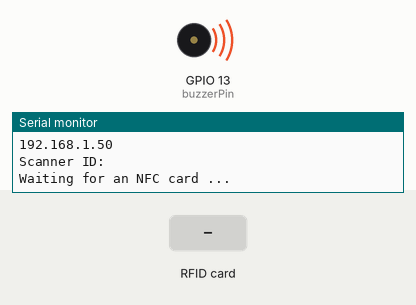
A sketch run on a simulated ESP32. Parts: buzzer (waves = sounding, pin HIGH), the last lines printed to the serial monitor. Inputs (shaded band) come from the test bench. WiFi joins after 1.5 s; servers stay silent unless stated; uploads are accepted with an empty reply; EEPROM starts erased.

Above: at 1.52 s.
At 2.8 s:
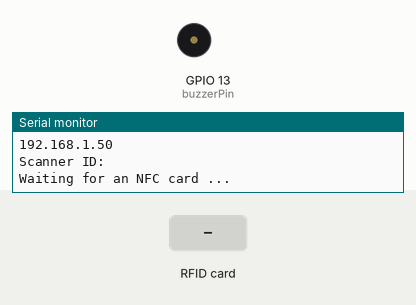
2.9 s: RFID card 5E 7A 19 C4 held to the reader
At 3.08 s:
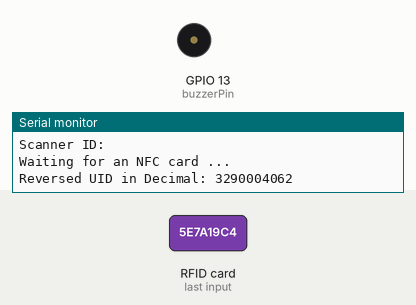
Timing chart, 0 to 5.9 s (numbered marks = the images above; inputs shaded):
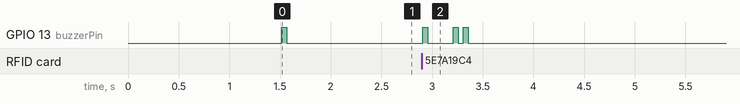

Measured:
- after the input at 2.9 s, GPIO 13 (buzzerPin): goes HIGH 0.05 s, LOW 0.25 s, HIGH 0.05 s, LOW 0.05 s, HIGH 0.05 s, then LOW, starting at once

The sketch:

code.ino
```cpp
#include <Wire.h>
#include <Adafruit_PN532.h>
#include <WiFi.h>
#include <WiFiManager.h>
#include <Preferences.h>
#include <HTTPClient.h>

// PN532 setup
#define SDA_PIN 21
#define SCL_PIN 22
Adafruit_PN532 nfc(SDA_PIN, SCL_PIN);

// WiFiManager setup
WiFiManager wifiManager;
Preferences preferences;
char scannerId[40];
WiFiManagerParameter custom_scan_id("scan", "Scanner ID", scannerId, 40);

// Server URL
const char *server = "https://sam.requestcatcher.com/";

// Buzzer on pin 13
const int buzzerPin = 13;

// Buzzer beeping
void beep(int amount)
{
  for (int i = 0; i < amount; i++)
  {
    digitalWrite(buzzerPin, HIGH);
    delay(50);
    digitalWrite(buzzerPin, LOW);
    delay(50);
  }
}

void errorBeep()
{
  digitalWrite(buzzerPin, HIGH);
  delay(500);
  digitalWrite(buzzerPin, LOW);
}

// Save config from WiFiManager GUI
void saveConfigCallback()
{
  Serial.println("Should save config");
  String newValue = custom_scan_id.getValue();
  newValue.toCharArray(scannerId, sizeof(scannerId));

  preferences.begin("settings", false);
  preferences.putString("scannerId", scannerId);
  preferences.end();
}

void setup(void)
{
  Serial.begin(115200);

  // Setup WiFi AP
  String mac = String(WiFi.macAddress());
  String SSID = "S.A.M_" + mac;
  delay(10);
  wifiManager.addParameter(&custom_scan_id);
  wifiManager.setSaveConfigCallback(saveConfigCallback);
  wifiManager.autoConnect(SSID.c_str());

  // Get & set Scanner ID from GUI
  preferences.begin("settings", true);
  String storedScannerId = preferences.getString("scannerId", "");
  storedScannerId.toCharArray(scannerId, sizeof(scannerId));
  preferences.end();

  // Print WiFi & Scanner ID config
  Serial.println("");
  Serial.println("WiFi connected");
  Serial.println("IP address:");
  Serial.println(WiFi.localIP());
  Serial.print("Scanner ID: ");
  Serial.println(scannerId);

  // Start NFC reader
  nfc.begin();
  uint32_t versiondata = nfc.getFirmwareVersion();
  if (!versiondata)
  {
    Serial.print("Didn't find PN53x board");
    while (1)
      ;
  }
  nfc.SAMConfig();
  Serial.println("Waiting for an NFC card ...");

  // Initialize the buzzer pin as output
  pinMode(buzzerPin, OUTPUT);

  beep(1);
}

void loop(void)
{
  uint8_t success;
  uint8_t uid[] = {0, 0, 0, 0, 0, 0, 0};
  uint8_t uidLength;

  success = nfc.readPassiveTargetID(PN532_MIFARE_ISO14443A, uid, &uidLength);

  if (success)
  {
    beep(1);

    // Reverse the UID bytes
    for (uint8_t i = 0; i < uidLength / 2; i++)
    {
      uint8_t temp = uid[i];
      uid[i] = uid[uidLength - 1 - i];
      uid[uidLength - 1 - i] = temp;
    }

    // Convert reversed UID to decimal
    uint64_t uid_decimal = 0;
    for (uint8_t i = 0; i < uidLength; i++)
    {
      uid_decimal <<= 8;     // Shift left by one byte
      uid_decimal |= uid[i]; // Add the current byte
    }

    Serial.print("Reversed UID in Decimal: ");
    Serial.println((unsigned long long)uid_decimal);

    // Send UID to the server
    if (WiFi.status() == WL_CONNECTED)
    {
      HTTPClient http;
      http.begin(server);
      http.addHeader("Content-Type", "application/json");
      http.addHeader("scanner-id", scannerId);
      http.addHeader("card-id", String((unsigned long long)uid_decimal));

      int httpCode = http.POST("");

      Serial.println(httpCode);

      http.end();

      if (httpCode == 200)
      {
        beep(2);
      }

      else if (httpCode == 404)
      {
        errorBeep();
      }

      Serial.println(httpCode);
    }

    // Wait a bit before scanning again
    delay(1000);
  }
  else
  {
    errorBeep();
  }
}
```
